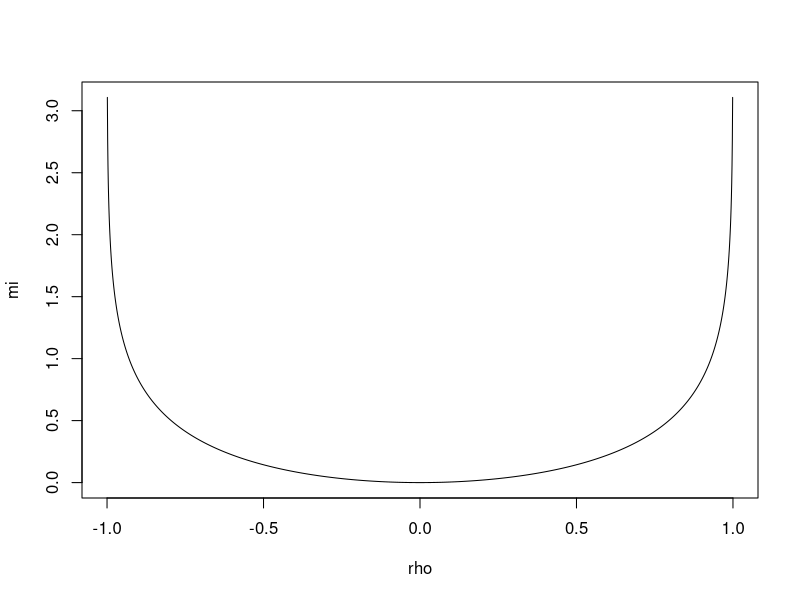

Reproduce this figure in R.
## ---- chunk 1
rho <- seq(-1,1,0.001)
mi <- -1/2 * log(1- rho^2)
plot(rho, mi, type='l')
